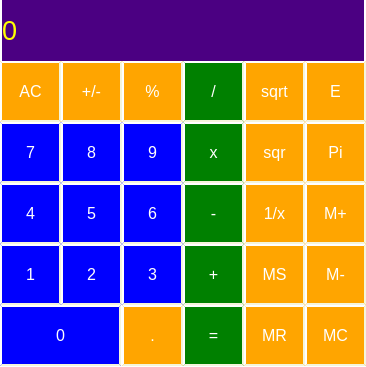
<?xml version="1.0" encoding="UTF-8"?>
<ui version="4.0">
 <class>MainWindow</class>
 <widget class="QMainWindow" name="MainWindow">
  <property name="geometry">
   <rect>
    <x>0</x>
    <y>0</y>
    <width>366</width>
    <height>367</height>
   </rect>
  </property>
  <property name="minimumSize">
   <size>
    <width>366</width>
    <height>367</height>
   </size>
  </property>
  <property name="maximumSize">
   <size>
    <width>366</width>
    <height>367</height>
   </size>
  </property>
  <property name="windowTitle">
   <string>Калькулятор</string>
  </property>
  <property name="windowIcon">
   <iconset resource="img/res.qrc">
    <normaloff>:/icon/calculator.png</normaloff>:/icon/calculator.png</iconset>
  </property>
  <property name="styleSheet">
   <string notr="true">background: white;</string>
  </property>
  <widget class="QWidget" name="centralWidget">
   <widget class="QLabel" name="result_show">
    <property name="geometry">
     <rect>
      <x>2</x>
      <y>0</y>
      <width>362</width>
      <height>61</height>
     </rect>
    </property>
    <property name="font">
     <font>
      <pointsize>20</pointsize>
     </font>
    </property>
    <property name="styleSheet">
     <string notr="true">QLabel {
	background-color:  #4B0082;
	color: yellow;
}</string>
    </property>
    <property name="text">
     <string>0</string>
    </property>
   </widget>
   <widget class="QPushButton" name="pushButton_clear">
    <property name="geometry">
     <rect>
      <x>0</x>
      <y>61</y>
      <width>61</width>
      <height>61</height>
     </rect>
    </property>
    <property name="font">
     <font>
      <pointsize>12</pointsize>
     </font>
    </property>
    <property name="styleSheet">
     <string notr="true">QPushButton{
    background-color: orange;
    border-style: outset;
    border-width: 2px;
    border-color: beige;
	color: white;
}

 QPushButton:pressed {
    background-color: red;
    border-style: outset;
    border-width: 2px;
    border-color: beige;
	color: black;
 }</string>
    </property>
    <property name="text">
     <string>AC</string>
    </property>
   </widget>
   <widget class="QPushButton" name="pushButton_plus_minus">
    <property name="geometry">
     <rect>
      <x>61</x>
      <y>61</y>
      <width>61</width>
      <height>61</height>
     </rect>
    </property>
    <property name="font">
     <font>
      <pointsize>12</pointsize>
     </font>
    </property>
    <property name="styleSheet">
     <string notr="true">QPushButton{
    background-color: orange;
    border-style: outset;
    border-width: 2px;
    border-color: beige;
	color: white;
}

 QPushButton:pressed {
    background-color: red;
    border-style: outset;
    border-width: 2px;
    border-color: beige;
	color: black;
 }</string>
    </property>
    <property name="text">
     <string>+/-</string>
    </property>
   </widget>
   <widget class="QPushButton" name="pushButton_procent">
    <property name="geometry">
     <rect>
      <x>122</x>
      <y>61</y>
      <width>61</width>
      <height>61</height>
     </rect>
    </property>
    <property name="font">
     <font>
      <pointsize>12</pointsize>
     </font>
    </property>
    <property name="styleSheet">
     <string notr="true">QPushButton{
    background-color: orange;
    border-style: outset;
    border-width: 2px;
    border-color: beige;
	color: white;
}

 QPushButton:pressed {
    background-color: red;
    border-style: outset;
    border-width: 2px;
    border-color: beige;
	color: black;
 }</string>
    </property>
    <property name="text">
     <string>%</string>
    </property>
   </widget>
   <widget class="QPushButton" name="pushButton_divide">
    <property name="geometry">
     <rect>
      <x>183</x>
      <y>61</y>
      <width>61</width>
      <height>61</height>
     </rect>
    </property>
    <property name="font">
     <font>
      <pointsize>12</pointsize>
     </font>
    </property>
    <property name="styleSheet">
     <string notr="true">QPushButton{
    background-color: green;
    border-style: outset;
    border-width: 2px;
    border-color: beige;
	color: white;
}

 QPushButton:pressed {
    background-color: red;
    border-style: outset;
    border-width: 2px;
    border-color: beige;
	color: black;
 }</string>
    </property>
    <property name="text">
     <string>/</string>
    </property>
   </widget>
   <widget class="QPushButton" name="pushButton_8">
    <property name="geometry">
     <rect>
      <x>61</x>
      <y>122</y>
      <width>61</width>
      <height>61</height>
     </rect>
    </property>
    <property name="font">
     <font>
      <pointsize>12</pointsize>
     </font>
    </property>
    <property name="styleSheet">
     <string notr="true">QPushButton{
    background-color: blue;
    border-style: outset;
    border-width: 2px;
    border-color: beige;
	color: white;
}

 QPushButton:pressed {
    background-color: red;
    border-style: outset;
    border-width: 2px;
    border-color: beige;
	color: black;
 }</string>
    </property>
    <property name="text">
     <string>8</string>
    </property>
   </widget>
   <widget class="QPushButton" name="pushButton_7">
    <property name="geometry">
     <rect>
      <x>0</x>
      <y>122</y>
      <width>61</width>
      <height>61</height>
     </rect>
    </property>
    <property name="font">
     <font>
      <pointsize>12</pointsize>
     </font>
    </property>
    <property name="styleSheet">
     <string notr="true">QPushButton{
    background-color: blue;
    border-style: outset;
    border-width: 2px;
    border-color: beige;
	color: white;
}

 QPushButton:pressed {
    background-color: red;
    border-style: outset;
    border-width: 2px;
    border-color: beige;
	color: black;
 }</string>
    </property>
    <property name="text">
     <string>7</string>
    </property>
   </widget>
   <widget class="QPushButton" name="pushButton_multiply">
    <property name="geometry">
     <rect>
      <x>183</x>
      <y>122</y>
      <width>61</width>
      <height>61</height>
     </rect>
    </property>
    <property name="font">
     <font>
      <pointsize>12</pointsize>
     </font>
    </property>
    <property name="styleSheet">
     <string notr="true">QPushButton{
    background-color: green;
    border-style: outset;
    border-width: 2px;
    border-color: beige;
	color: white;
}

 QPushButton:pressed {
    background-color: red;
    border-style: outset;
    border-width: 2px;
    border-color: beige;
	color: black;
 }</string>
    </property>
    <property name="text">
     <string>x</string>
    </property>
   </widget>
   <widget class="QPushButton" name="pushButton_9">
    <property name="geometry">
     <rect>
      <x>122</x>
      <y>122</y>
      <width>61</width>
      <height>61</height>
     </rect>
    </property>
    <property name="font">
     <font>
      <pointsize>12</pointsize>
     </font>
    </property>
    <property name="styleSheet">
     <string notr="true">QPushButton{
    background-color: blue;
    border-style: outset;
    border-width: 2px;
    border-color: beige;
	color: white;
}

 QPushButton:pressed {
    background-color: red;
    border-style: outset;
    border-width: 2px;
    border-color: beige;
	color: black;
 }</string>
    </property>
    <property name="text">
     <string>9</string>
    </property>
   </widget>
   <widget class="QPushButton" name="pushButton_5">
    <property name="geometry">
     <rect>
      <x>61</x>
      <y>183</y>
      <width>61</width>
      <height>61</height>
     </rect>
    </property>
    <property name="font">
     <font>
      <pointsize>12</pointsize>
     </font>
    </property>
    <property name="styleSheet">
     <string notr="true">QPushButton{
    background-color: blue;
    border-style: outset;
    border-width: 2px;
    border-color: beige;
	color: white;
}

 QPushButton:pressed {
    background-color: red;
    border-style: outset;
    border-width: 2px;
    border-color: beige;
	color: black;
 }</string>
    </property>
    <property name="text">
     <string>5</string>
    </property>
   </widget>
   <widget class="QPushButton" name="pushButton_2">
    <property name="geometry">
     <rect>
      <x>61</x>
      <y>244</y>
      <width>61</width>
      <height>61</height>
     </rect>
    </property>
    <property name="font">
     <font>
      <pointsize>12</pointsize>
     </font>
    </property>
    <property name="styleSheet">
     <string notr="true">QPushButton{
    background-color: blue;
    border-style: outset;
    border-width: 2px;
    border-color: beige;
	color: white;
}

 QPushButton:pressed {
    background-color: red;
    border-style: outset;
    border-width: 2px;
    border-color: beige;
	color: black;
 }</string>
    </property>
    <property name="text">
     <string>2</string>
    </property>
   </widget>
   <widget class="QPushButton" name="pushButton_4">
    <property name="geometry">
     <rect>
      <x>0</x>
      <y>183</y>
      <width>61</width>
      <height>61</height>
     </rect>
    </property>
    <property name="font">
     <font>
      <pointsize>12</pointsize>
     </font>
    </property>
    <property name="styleSheet">
     <string notr="true">QPushButton{
    background-color: blue;
    border-style: outset;
    border-width: 2px;
    border-color: beige;
	color: white;
}

 QPushButton:pressed {
    background-color: red;
    border-style: outset;
    border-width: 2px;
    border-color: beige;
	color: black;
 }</string>
    </property>
    <property name="text">
     <string>4</string>
    </property>
   </widget>
   <widget class="QPushButton" name="pushButton_minus">
    <property name="geometry">
     <rect>
      <x>183</x>
      <y>183</y>
      <width>61</width>
      <height>61</height>
     </rect>
    </property>
    <property name="font">
     <font>
      <pointsize>12</pointsize>
     </font>
    </property>
    <property name="styleSheet">
     <string notr="true">QPushButton{
    background-color: green;
    border-style: outset;
    border-width: 2px;
    border-color: beige;
	color: white;
}

 QPushButton:pressed {
    background-color: red;
    border-style: outset;
    border-width: 2px;
    border-color: beige;
	color: black;
 }</string>
    </property>
    <property name="text">
     <string>-</string>
    </property>
   </widget>
   <widget class="QPushButton" name="pushButton_1">
    <property name="geometry">
     <rect>
      <x>0</x>
      <y>244</y>
      <width>61</width>
      <height>61</height>
     </rect>
    </property>
    <property name="font">
     <font>
      <pointsize>12</pointsize>
     </font>
    </property>
    <property name="styleSheet">
     <string notr="true">QPushButton{
    background-color: blue;
    border-style: outset;
    border-width: 2px;
    border-color: beige;
	color: white;
}

 QPushButton:pressed {
    background-color: red;
    border-style: outset;
    border-width: 2px;
    border-color: beige;
	color: black;
 }</string>
    </property>
    <property name="text">
     <string>1</string>
    </property>
   </widget>
   <widget class="QPushButton" name="pushButton_plus">
    <property name="geometry">
     <rect>
      <x>183</x>
      <y>244</y>
      <width>61</width>
      <height>61</height>
     </rect>
    </property>
    <property name="font">
     <font>
      <pointsize>12</pointsize>
     </font>
    </property>
    <property name="styleSheet">
     <string notr="true">QPushButton{
    background-color: green;
    border-style: outset;
    border-width: 2px;
    border-color: beige;
	color: white;
}

 QPushButton:pressed {
    background-color: red;
    border-style: outset;
    border-width: 2px;
    border-color: beige;
	color: black;
 }</string>
    </property>
    <property name="text">
     <string>+</string>
    </property>
   </widget>
   <widget class="QPushButton" name="pushButton_6">
    <property name="geometry">
     <rect>
      <x>122</x>
      <y>183</y>
      <width>61</width>
      <height>61</height>
     </rect>
    </property>
    <property name="font">
     <font>
      <pointsize>12</pointsize>
     </font>
    </property>
    <property name="styleSheet">
     <string notr="true">QPushButton{
    background-color: blue;
    border-style: outset;
    border-width: 2px;
    border-color: beige;
	color: white;
}

 QPushButton:pressed {
    background-color: red;
    border-style: outset;
    border-width: 2px;
    border-color: beige;
	color: black;
 }</string>
    </property>
    <property name="text">
     <string>6</string>
    </property>
   </widget>
   <widget class="QPushButton" name="pushButton_3">
    <property name="geometry">
     <rect>
      <x>122</x>
      <y>244</y>
      <width>61</width>
      <height>61</height>
     </rect>
    </property>
    <property name="font">
     <font>
      <pointsize>12</pointsize>
     </font>
    </property>
    <property name="styleSheet">
     <string notr="true">QPushButton{
    background-color: blue;
    border-style: outset;
    border-width: 2px;
    border-color: beige;
	color: white;
}

 QPushButton:pressed {
    background-color: red;
    border-style: outset;
    border-width: 2px;
    border-color: beige;
	color: black;
 }</string>
    </property>
    <property name="text">
     <string>3</string>
    </property>
   </widget>
   <widget class="QPushButton" name="pushButton_equal">
    <property name="geometry">
     <rect>
      <x>183</x>
      <y>305</y>
      <width>61</width>
      <height>61</height>
     </rect>
    </property>
    <property name="font">
     <font>
      <pointsize>12</pointsize>
     </font>
    </property>
    <property name="styleSheet">
     <string notr="true">QPushButton{
    background-color: green;
    border-style: outset;
    border-width: 2px;
    border-color: beige;
	color: white;
}

 QPushButton:pressed {
    background-color: red;
    border-style: outset;
    border-width: 2px;
    border-color: beige;
	color: black;
 }</string>
    </property>
    <property name="text">
     <string>=</string>
    </property>
   </widget>
   <widget class="QPushButton" name="pushButton_0">
    <property name="geometry">
     <rect>
      <x>0</x>
      <y>305</y>
      <width>121</width>
      <height>61</height>
     </rect>
    </property>
    <property name="font">
     <font>
      <pointsize>12</pointsize>
     </font>
    </property>
    <property name="styleSheet">
     <string notr="true">QPushButton{
    background-color: blue;
    border-style: outset;
    border-width: 2px;
    border-color: beige;
	color: white;
}

 QPushButton:pressed {
    background-color: red;
    border-style: outset;
    border-width: 2px;
    border-color: beige;
	color: black;
 }</string>
    </property>
    <property name="text">
     <string>0</string>
    </property>
   </widget>
   <widget class="QPushButton" name="pushButton_dot">
    <property name="geometry">
     <rect>
      <x>122</x>
      <y>305</y>
      <width>61</width>
      <height>61</height>
     </rect>
    </property>
    <property name="font">
     <font>
      <pointsize>12</pointsize>
     </font>
    </property>
    <property name="styleSheet">
     <string notr="true">QPushButton{
    background-color: orange;
    border-style: outset;
    border-width: 2px;
    border-color: beige;
	color: white;
}

 QPushButton:pressed {
    background-color: red;
    border-style: outset;
    border-width: 2px;
    border-color: beige;
	color: black;
 }</string>
    </property>
    <property name="text">
     <string>.</string>
    </property>
   </widget>
   <widget class="QPushButton" name="pushButton_sqrt">
    <property name="geometry">
     <rect>
      <x>244</x>
      <y>61</y>
      <width>61</width>
      <height>61</height>
     </rect>
    </property>
    <property name="font">
     <font>
      <pointsize>12</pointsize>
     </font>
    </property>
    <property name="styleSheet">
     <string notr="true">QPushButton{
    background-color: orange;
    border-style: outset;
    border-width: 2px;
    border-color: beige;
	color: white;
}

 QPushButton:pressed {
    background-color: red;
    border-style: outset;
    border-width: 2px;
    border-color: beige;
	color: black;
 }</string>
    </property>
    <property name="text">
     <string>sqrt</string>
    </property>
   </widget>
   <widget class="QPushButton" name="pushButton_sqr">
    <property name="geometry">
     <rect>
      <x>244</x>
      <y>122</y>
      <width>61</width>
      <height>61</height>
     </rect>
    </property>
    <property name="font">
     <font>
      <pointsize>12</pointsize>
     </font>
    </property>
    <property name="styleSheet">
     <string notr="true">QPushButton{
    background-color: orange;
    border-style: outset;
    border-width: 2px;
    border-color: beige;
	color: white;
}

 QPushButton:pressed {
    background-color: red;
    border-style: outset;
    border-width: 2px;
    border-color: beige;
	color: black;
 }</string>
    </property>
    <property name="text">
     <string>sqr</string>
    </property>
   </widget>
   <widget class="QPushButton" name="pushButton_one_div">
    <property name="geometry">
     <rect>
      <x>244</x>
      <y>183</y>
      <width>61</width>
      <height>61</height>
     </rect>
    </property>
    <property name="font">
     <font>
      <pointsize>12</pointsize>
     </font>
    </property>
    <property name="styleSheet">
     <string notr="true">QPushButton{
    background-color: orange;
    border-style: outset;
    border-width: 2px;
    border-color: beige;
	color: white;
}

 QPushButton:pressed {
    background-color: red;
    border-style: outset;
    border-width: 2px;
    border-color: beige;
	color: black;
 }</string>
    </property>
    <property name="text">
     <string>1/x</string>
    </property>
   </widget>
   <widget class="QPushButton" name="pushButton_m_save">
    <property name="geometry">
     <rect>
      <x>244</x>
      <y>244</y>
      <width>61</width>
      <height>61</height>
     </rect>
    </property>
    <property name="font">
     <font>
      <pointsize>12</pointsize>
     </font>
    </property>
    <property name="styleSheet">
     <string notr="true">QPushButton{
    background-color: orange;
    border-style: outset;
    border-width: 2px;
    border-color: beige;
	color: white;
}

 QPushButton:pressed {
    background-color: red;
    border-style: outset;
    border-width: 2px;
    border-color: beige;
	color: black;
 }</string>
    </property>
    <property name="text">
     <string>MS</string>
    </property>
   </widget>
   <widget class="QPushButton" name="pushButton_m_res">
    <property name="geometry">
     <rect>
      <x>244</x>
      <y>305</y>
      <width>61</width>
      <height>61</height>
     </rect>
    </property>
    <property name="font">
     <font>
      <pointsize>12</pointsize>
     </font>
    </property>
    <property name="styleSheet">
     <string notr="true">QPushButton{
    background-color: orange;
    border-style: outset;
    border-width: 2px;
    border-color: beige;
	color: white;
}

 QPushButton:pressed {
    background-color: red;
    border-style: outset;
    border-width: 2px;
    border-color: beige;
	color: black;
 }</string>
    </property>
    <property name="text">
     <string>MR</string>
    </property>
   </widget>
   <widget class="QPushButton" name="pushButton_m_plus">
    <property name="geometry">
     <rect>
      <x>305</x>
      <y>183</y>
      <width>61</width>
      <height>61</height>
     </rect>
    </property>
    <property name="font">
     <font>
      <pointsize>12</pointsize>
     </font>
    </property>
    <property name="styleSheet">
     <string notr="true">QPushButton{
    background-color: orange;
    border-style: outset;
    border-width: 2px;
    border-color: beige;
	color: white;
}

 QPushButton:pressed {
    background-color: red;
    border-style: outset;
    border-width: 2px;
    border-color: beige;
	color: black;
 }</string>
    </property>
    <property name="text">
     <string>M+</string>
    </property>
   </widget>
   <widget class="QPushButton" name="pushButton_m_clear">
    <property name="geometry">
     <rect>
      <x>305</x>
      <y>305</y>
      <width>61</width>
      <height>61</height>
     </rect>
    </property>
    <property name="font">
     <font>
      <pointsize>12</pointsize>
     </font>
    </property>
    <property name="styleSheet">
     <string notr="true">QPushButton{
    background-color: orange;
    border-style: outset;
    border-width: 2px;
    border-color: beige;
	color: white;
}

 QPushButton:pressed {
    background-color: red;
    border-style: outset;
    border-width: 2px;
    border-color: beige;
	color: black;
 }</string>
    </property>
    <property name="text">
     <string>MC</string>
    </property>
   </widget>
   <widget class="QPushButton" name="pushButton_m_minus">
    <property name="geometry">
     <rect>
      <x>305</x>
      <y>244</y>
      <width>61</width>
      <height>61</height>
     </rect>
    </property>
    <property name="font">
     <font>
      <pointsize>12</pointsize>
     </font>
    </property>
    <property name="styleSheet">
     <string notr="true">QPushButton{
    background-color: orange;
    border-style: outset;
    border-width: 2px;
    border-color: beige;
	color: white;
}

 QPushButton:pressed {
    background-color: red;
    border-style: outset;
    border-width: 2px;
    border-color: beige;
	color: black;
 }</string>
    </property>
    <property name="text">
     <string>M-</string>
    </property>
   </widget>
   <widget class="QPushButton" name="pushButton_pi">
    <property name="geometry">
     <rect>
      <x>305</x>
      <y>122</y>
      <width>61</width>
      <height>61</height>
     </rect>
    </property>
    <property name="font">
     <font>
      <pointsize>12</pointsize>
     </font>
    </property>
    <property name="styleSheet">
     <string notr="true">QPushButton{
    background-color: orange;
    border-style: outset;
    border-width: 2px;
    border-color: beige;
	color: white;
}

 QPushButton:pressed {
    background-color: red;
    border-style: outset;
    border-width: 2px;
    border-color: beige;
	color: black;
 }</string>
    </property>
    <property name="text">
     <string>Pi</string>
    </property>
   </widget>
   <widget class="QPushButton" name="pushButton_e">
    <property name="geometry">
     <rect>
      <x>305</x>
      <y>61</y>
      <width>61</width>
      <height>61</height>
     </rect>
    </property>
    <property name="font">
     <font>
      <pointsize>12</pointsize>
     </font>
    </property>
    <property name="styleSheet">
     <string notr="true">QPushButton{
    background-color: orange;
    border-style: outset;
    border-width: 2px;
    border-color: beige;
	color: white;
}

 QPushButton:pressed {
    background-color: red;
    border-style: outset;
    border-width: 2px;
    border-color: beige;
	color: black;
 }</string>
    </property>
    <property name="text">
     <string>E</string>
    </property>
   </widget>
  </widget>
 </widget>
 <layoutdefault spacing="6" margin="11"/>
 <resources>
  <include location="img/res.qrc"/>
 </resources>
 <connections/>
</ui>
